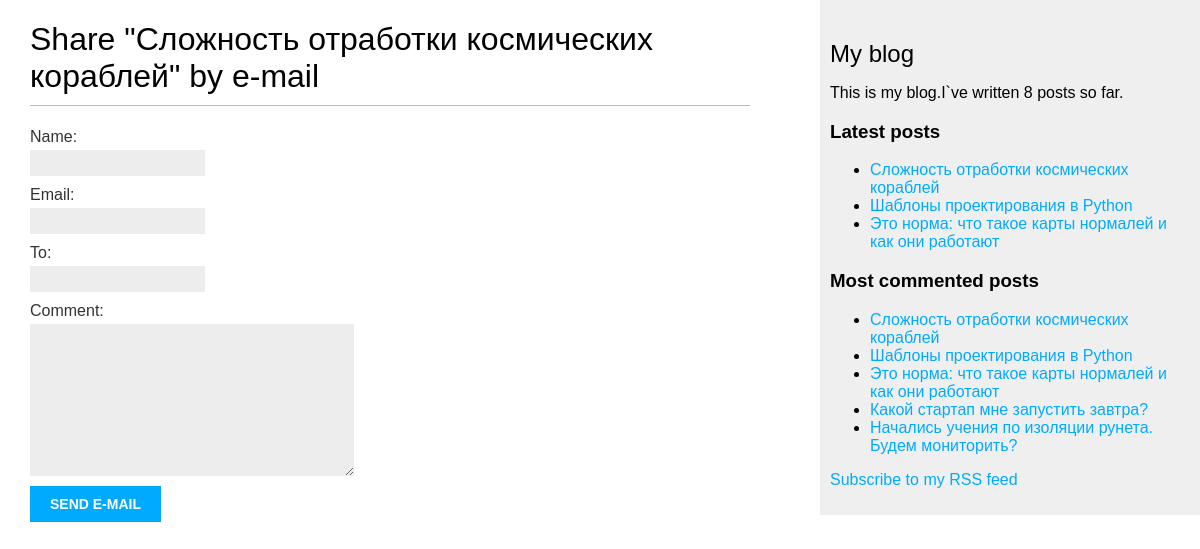
Screenshot of /blog/1/share/ with the database file from the repository.
### blog_app/models.py (models this page shows)
class Post(models.Model):
    STATUS_CHOICES = (
        ('draft','Draft'),
        ('published', 'Published'),
    )
    title = models.CharField(max_length = 250)
    slug = models.SlugField(max_length=250, unique_for_date = 'publish')
    author = models.ForeignKey(User, on_delete=models.CASCADE, related_name ='blog_posts')
    body = models.TextField()
    publish = models.DateField(default = timezone.now)
    created = models.DateField(auto_now_add = True)
    updated = models.DateField(auto_now= True)
    status = models.CharField(max_length = 10, choices = STATUS_CHOICES, default = 'draft')
    objects = models.Manager()
    published = PublishedManager()
    tags = TaggableManager()
    class Meta:
        ordering = ('-publish',)
    def __str__(self):
        return self.title
    def get_absolute_url(self):
        return reverse('blog:post_detail', args=[self.publish.year, self.publish.month, self.publish.day, self.slug])

### blog_app/views.py (the view)
# urls.py: path('<int:post_id>/share/', views.post_share, name ='post_share'),
def post_share(request,post_id):
    post = get_object_or_404(Post, id=post_id, status = 'published')
    sent = False
    if request.method == 'POST':
        form = EmailPostForm(request.Post)
        if form.is_valid():
            cd = form.cleaned_data
            post_url = request.build_absolute_uri(post.get_absolute_url())
            subject = f'{cd["name"]} ({cd["email"]}) recommends you reading  {post.title}'
            message = f'Read {post.title} at {post._url}\n\n{cd["name"]}\'s comments: {cd["comments"]}'
            sent = True
    else:
        form = EmailPostForm()
        return render(request, 'blog/post/share.html', {'post':post,'form':form,'sent':sent})

### blog_app/forms.py
class EmailPostForm(forms.Form):
    name = forms.CharField(max_length=25)
    email = forms.EmailField()
    to = forms.EmailField()
    comment = forms.CharField(required = False, widget = forms.Textarea)

### blog_app/models.py (called while the page is built)
    def get_queryset(self):
        return super().get_queryset().filter(status = 'published')

### blog_app/templatetags/blog_tags.py (called while the page is built)
@register.simple_tag
def total_posts():
    return Post.published.count()

@register.inclusion_tag('blog/post/latest_post.html')
def show_latest_posts(count = 5):
    latest_posts = Post.published.order_by('-publish')[:count]
    print(latest_posts)
    return {'latest_posts':latest_posts}

@register.simple_tag
def get_most_commented_posts(count =5):
    return Post.published.annotate(total_comments = Count('comments')).order_by('-total_comments')[:count]

### templates/blog/post/share.html (shortened to what this page needs)
{% extends "blog/base.html" %}
{% block content %}
{% if sent %}
<h1>E-mail successfully sent</h1>
<p>"{{ post.title }}" was successfully sent to {{ form.cleaned_data.to }}.</p>
{% else %}
<h1>Share "{{ post.title }}" by e-mail</h1>
<form action="." method="post">
    {{ form.as_p }}
    <input type="submit" value="Send e-mail">
</form>
{% endif %}
{% endblock %}

### templates/blog/base.html (shortened to what this page needs)
{% load blog_tags %}
{% load static %}
<!DOCTYPE html>
<html>
<head>
    <link href="{% static "css/blog.css" %}" rel="stylesheet">
</head>
<body>
    <div id="content">
        {% block content %}
        {% endblock %}
    </div>
    <div id="sidebar">
        <h2>My blog</h2>
        <p>This is my blog.I`ve written {% total_posts %} posts so far.</p>
        <h3>Latest posts</h3>
        {% show_latest_posts 3 %}
        <h3>Most commented posts</h3>
        {% get_most_commented_posts as most_commented_posts %}
        <ul>
            {% for post in most_commented_posts %}
            <li><a href="{{ post.get_absolute_url }}">{{ post.title }}</a></li>
            {% endfor %}
        </ul>
        <p><a href="{% url "blog:post_feed" %}">Subscribe to my RSS feed</a></p>
    </div>
</body>
</html>

### templates/blog/post/latest_post.html
<ul>
    {% for post in latest_posts %}
    <li><a href="{{ post.get_absolute_url }}">{{ post.title }}</a></li>
    {% endfor %}
</ul>

### static/css/blog.css (style rules this page uses)
body { margin:0; padding:0; font-family:helvetica, sans-serif; }
a { color:#00abff; text-decoration:none; }
h1 { font-weight:normal; border-bottom:1px solid #bbb; padding:0 0 10px 0; }
h2 { font-weight:normal; margin:30px 0 0; }
#content { float:left; width:60%; padding:0 0 0 30px; }
#sidebar { float:right; width:30%; padding:10px; background:#efefef; height:100%; }
label { float:left; clear:both; color:#333; margin-bottom:4px; }
input, textarea { clear:both; float:left; margin:0 0 10px; background:#ededed; border:0; padding:6px 10px; font-size:12px; }
input[type=submit] { font-weight:bold; background:#00abff; color:#fff; padding:10px 20px; font-size:14px; text-transform:uppercase; }

### rows the page displays
Post: title "Сложность отработки космических кораблей"
Post: title "Шаблоны проектирования в Python"
Post: title "Это норма: что такое карты нормалей и как они работают"
Post: title "Какой стартап мне запустить завтра?"
Post: title "Начались учения по изоляции рунета. Будем мониторить?"
